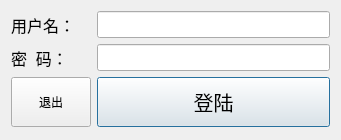
<?xml version="1.0" encoding="UTF-8"?>
<ui version="4.0">
 <class>LoginDialog</class>
 <widget class="QDialog" name="LoginDialog">
  <property name="geometry">
   <rect>
    <x>0</x>
    <y>0</y>
    <width>341</width>
    <height>140</height>
   </rect>
  </property>
  <property name="windowTitle">
   <string>登陆</string>
  </property>
  <layout class="QFormLayout" name="formLayout">
   <item row="0" column="0">
    <widget class="QLabel" name="label">
     <property name="font">
      <font>
       <pointsize>12</pointsize>
      </font>
     </property>
     <property name="text">
      <string>用户名：</string>
     </property>
    </widget>
   </item>
   <item row="0" column="1">
    <widget class="QLineEdit" name="lineEdit_account">
     <property name="font">
      <font>
       <pointsize>12</pointsize>
      </font>
     </property>
    </widget>
   </item>
   <item row="1" column="0">
    <widget class="QLabel" name="label_2">
     <property name="font">
      <font>
       <pointsize>12</pointsize>
      </font>
     </property>
     <property name="text">
      <string>密  码：</string>
     </property>
    </widget>
   </item>
   <item row="1" column="1">
    <widget class="QLineEdit" name="lineEdit_password">
     <property name="font">
      <font>
       <pointsize>12</pointsize>
      </font>
     </property>
    </widget>
   </item>
   <item row="2" column="0">
    <widget class="QPushButton" name="pushButton_exit">
     <property name="minimumSize">
      <size>
       <width>0</width>
       <height>50</height>
      </size>
     </property>
     <property name="focusPolicy">
      <enum>Qt::NoFocus</enum>
     </property>
     <property name="text">
      <string>退出</string>
     </property>
    </widget>
   </item>
   <item row="2" column="1">
    <widget class="QPushButton" name="pushButton_login">
     <property name="minimumSize">
      <size>
       <width>0</width>
       <height>50</height>
      </size>
     </property>
     <property name="font">
      <font>
       <pointsize>15</pointsize>
      </font>
     </property>
     <property name="text">
      <string>登陆</string>
     </property>
    </widget>
   </item>
  </layout>
 </widget>
 <resources/>
 <connections/>
</ui>
